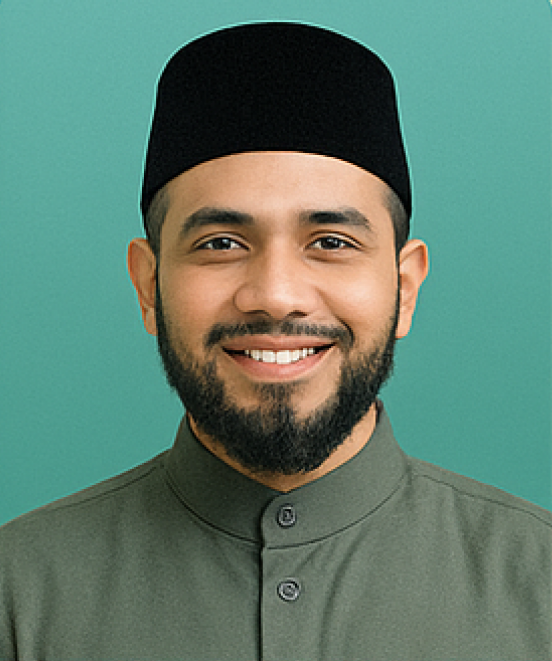
#> input picture orang.png, 552 x 661 px
$ python Sesi1_Intro-OpenCV.py
#> lines starting #> are read from the running program, lines starting #| are printed output that depends on the picture
import cv2

img = cv2.imread('orang.png', 0)
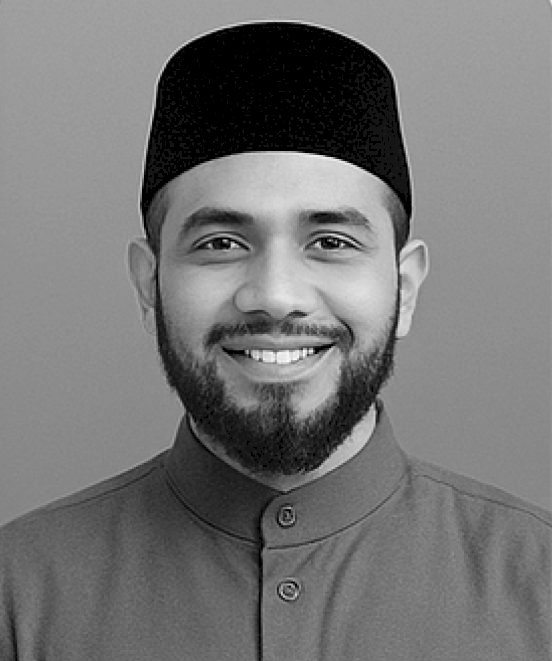
#> img: shape (661, 552); min 0, max 255, mean 117.1
img = cv2.resize(img, (0, 0), fx=0.5, fy=0.5)
#> img: shape (330, 276)
img = cv2.rotate(img, cv2.ROTATE_180)
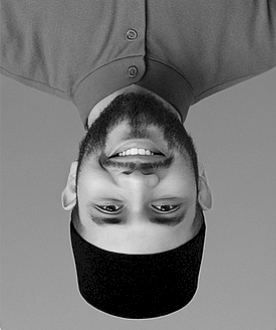
#> img: shape (330, 276); min 0, max 246, mean 117.2

cv2.imwrite("orang_kebalik_grayscale_50%.png", img)

cv2.imshow('orang', img)

cv2.waitKey(0)
cv2.destroyAllWindows()
